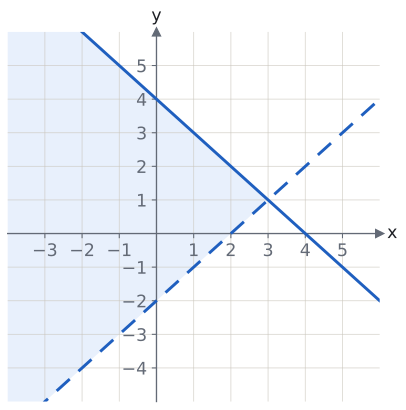

The Python source for this figure:
import sys; sys.path.insert(0, "tools")
from cizim import *

# Alıştırma Soru 6: (4, 0)-(0, 4) düz doğru (x + y = 4) ve (2, 0)-(0, −2) kesikli doğru (x − y = 2). Orijinin bulunduğu sol bölge boyalı.
def kirp(cokgen, a, b, c):
    out = []
    for i in range(len(cokgen)):
        p, q = cokgen[i], cokgen[(i + 1) % len(cokgen)]
        fp, fq = a * p[0] + b * p[1] - c, a * q[0] + b * q[1] - c
        if fp <= 0: out.append(p)
        if fp * fq < 0:
            t = fp / (fp - fq); out.append((p[0] + t * (q[0] - p[0]), p[1] + t * (q[1] - p[1])))
    return out

X, Y = (-4, 6), (-5, 6)
kutu = [(X[0], Y[0]), (X[1], Y[0]), (X[1], Y[1]), (X[0], Y[1])]
fig, ax = sekil(5, 5)
eksenler(ax, x=X, y=Y)
ax.set_xticks([t for t in range(-3, 6) if t]); ax.set_yticks([t for t in range(-4, 6) if t])
ax.set_xticklabels([str(t).replace("-", "−") for t in range(-3, 6) if t])
ax.set_yticklabels([str(t).replace("-", "−") for t in range(-4, 6) if t])
bolge = kirp(kirp(kutu, 1, 1, 4), 1, -1, 2)
ax.add_patch(patches.Polygon(bolge, closed=True, facecolor=MAVI_ACIK, edgecolor="none", zorder=0.2))
xs = np.linspace(X[0], X[1], 100)
ax.plot(xs, 4 - xs, color=MAVI, zorder=3)
ax.plot(xs, xs - 2, color=MAVI, ls=(0, (6, 4)), zorder=3)
kaydet(fig, __file__)
